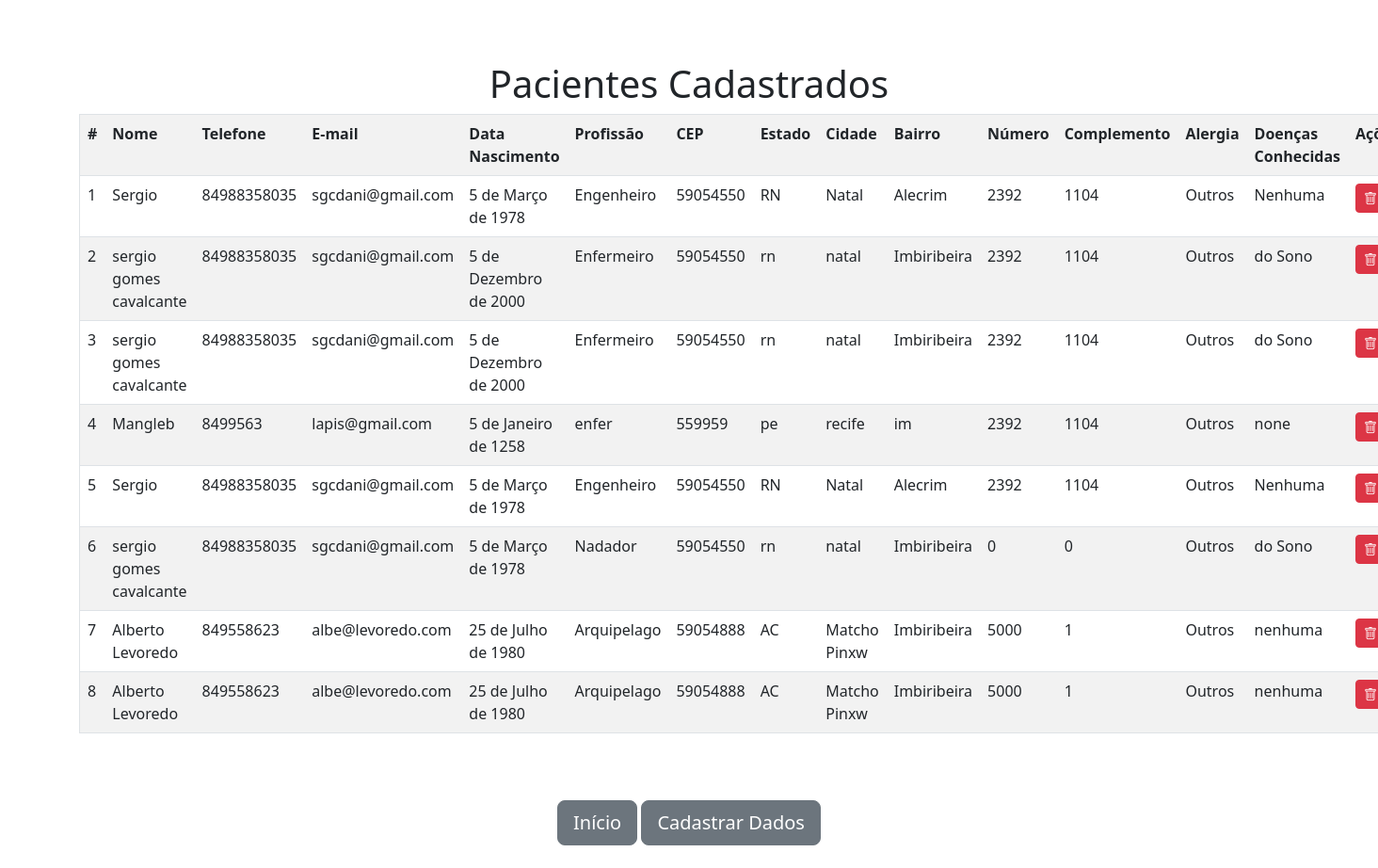
/listar_dados, run on the app's committed database.
### apps/CadastroUsuario/models.py (models this page shows)
class CadastroPacientes(models.Model):
    nome=models.CharField(
        max_length=120,
        null=False,
        blank=False
    )
    telefone=models.CharField(
        max_length=15,
        null=False,
        blank=False
    )
    email=models.EmailField(
        max_length=40,
        null=False,
        blank=False
    )
    data_nascimento=models.DateField(
        null=False,
        blank=False,
        default=timezone.now
    )
    profissao=models.CharField(
        max_length=40,
        null=False,
        blank=False
    )
    cep = models.CharField(
        max_length=9,
        null=True,
        blank=True
    )
    estado = models.CharField(
        max_length=2,
        null=True,
        blank=True
    )
    cidade = models.CharField(
        max_length=20,
        null=True,
        blank=True
    )
    bairro = models.CharField(
        max_length=20,
        null=True,
        blank=True
    )
    rua = models.CharField(
        max_length=20,
        null=True,
        blank=True
    )
    numero = models.IntegerField(
        null=True,
        blank=True
    )
    complemento = models.TextField(
        max_length=400,
        null=True,
        blank=True
    )
    alergia = models.CharField(
        max_length=400,
        null=False,
        blank=False
    )
    doencas_conhecidas = models.CharField(
        max_length=400,
        null=False,
        blank=False
    )

### apps/CadastroUsuario/views.py (the view)
# urls.py: path('listar_dados',listar_dados,name='listar_dados'),
def listar_dados(request):
    pacientes = CadastroPacientes.objects.all()
    return render(request,'Cadastro/listar_dados.html',{'Pacientes':pacientes})

### Templates/cadastro/listar_dados.html (shortened to what this page needs)
<!DOCTYPE html>
<html lang="pt-br">
<head>
    <link rel="stylesheet" href="https://cdn.jsdelivr.net/npm/bootstrap@5.3.0/dist/css/bootstrap.min.css">
    <link rel="stylesheet" href="https://cdn.jsdelivr.net/npm/bootstrap-icons@1.11.0/font/bootstrap-icons.css">
</head>
<body class="container">
    <h1 style = "text-align: center;margin-top: 5%;"	>Pacientes Cadastrados</h1>
    <table border = 1 class="table table-striped table-hover ">
        <thead>
          <tbody>
              <tr>
                  <th>#</th>
                  <th>Nome</th>
                  <th>Telefone</th>
                  <th>E-mail</th>
                  <th>Data Nascimento</th>
                  <th>Profissão</th>
                  <th>CEP</th>
                  <th>Estado</th>
                  <th>Cidade</th>
                  <th>Bairro</th>
                  <th>Número</th>
                  <th>Complemento</th>
                  <th>Alergia</th>
                  <th>Doenças Conhecidas</th>
                  <th>Ações</th>
                  {% for paciente in Pacientes %}
                    <tr>
                        <td>{{ paciente.id }}</td>
                        <td>{{ paciente.nome }}</td>
                        <td>{{ paciente.telefone }}</td>
                        <td>{{ paciente.email }}</td>
                        <td>{{ paciente.data_nascimento }}</td>
                        <td>{{ paciente.profissao }}</td>
                        <td>{{ paciente.cep }}</td>
                        <td>{{ paciente.estado }}</td>
                        <td>{{ paciente.cidade }}</td>
                        <td>{{ paciente.bairro }}</td>
                        <td>{{ paciente.numero }}</td>
                        <td>{{ paciente.complemento }}</td>
                        <td>{{ paciente.alergia }}</td>
                        <td>{{ paciente.doencas_conhecidas }}</td>
                        <td>
                            <a href="{% url 'remover' paciente.id %}" class="btn btn-danger btn-sm">
                            <i class="bi bi-trash"></i>
                            </a>
                        </td>
                    </tr>
                  {% endfor %}
              </tr>
          </tbody>
        </thead>
    </table>
    <div class = "mb-3 text-center">
        <a href= "{% url 'index' %}" class="form-label btn btn-lg btn-secondary " style="margin-top: 55px;">Início</a>
        <a href="{% url 'cadastrar_paciente' %}" class=" form-label btn btn-lg btn-secondary " style="margin-top: 55px;">Cadastrar Dados</a>
    </div>
</body>
</html>

### data on the page
CadastroPacientes: id "1", nome "Sergio", telefone "84988358035", email "sgcdani@gmail.com", data_nascimento "5 de Março de 1978", profissao "Engenheiro", cep "59054550", estado "RN", cidade "Natal", bairro "Alecrim", numero "2392", complemento "1104", alergia "Outros", doencas_conhecidas "Nenhuma"
CadastroPacientes: id "2", nome "sergio gomes cavalcante", telefone "84988358035", email "sgcdani@gmail.com", data_nascimento "5 de Dezembro de 2000", profissao "Enfermeiro", cep "59054550", estado "rn", cidade "natal", bairro "Imbiribeira", numero "2392", complemento "1104", alergia "Outros", doencas_conhecidas "do Sono"
CadastroPacientes: id "3", nome "sergio gomes cavalcante", telefone "84988358035", email "sgcdani@gmail.com", data_nascimento "5 de Dezembro de 2000", profissao "Enfermeiro", cep "59054550", estado "rn", cidade "natal", bairro "Imbiribeira", numero "2392", complemento "1104", alergia "Outros", doencas_conhecidas "do Sono"
CadastroPacientes: id "4", nome "Mangleb", telefone "8499563", email "lapis@gmail.com", data_nascimento "5 de Janeiro de 1258", profissao "enfer", cep "559959", estado "pe", cidade "recife", bairro "im", numero "2392", complemento "1104", alergia "Outros", doencas_conhecidas "none"
CadastroPacientes: id "5", nome "Sergio", telefone "84988358035", email "sgcdani@gmail.com", data_nascimento "5 de Março de 1978", profissao "Engenheiro", cep "59054550", estado "RN", cidade "Natal", bairro "Alecrim", numero "2392", complemento "1104", alergia "Outros", doencas_conhecidas "Nenhuma"
CadastroPacientes: id "6", nome "sergio gomes cavalcante", telefone "84988358035", email "sgcdani@gmail.com", data_nascimento "5 de Março de 1978", profissao "Nadador", cep "59054550", estado "rn", cidade "natal", bairro "Imbiribeira", numero "0", complemento "0", alergia "Outros", doencas_conhecidas "do Sono"
CadastroPacientes: id "7", nome "Alberto Levoredo", telefone "849558623", email "albe@levoredo.com", data_nascimento "25 de Julho de 1980", profissao "Arquipelago", cep "59054888", estado "AC", cidade "Matcho Pinxw", bairro "Imbiribeira", numero "5000", complemento "1", alergia "Outros", doencas_conhecidas "nenhuma"
CadastroPacientes: id "8", nome "Alberto Levoredo", telefone "849558623", email "albe@levoredo.com", data_nascimento "25 de Julho de 1980", profissao "Arquipelago", cep "59054888", estado "AC", cidade "Matcho Pinxw", bairro "Imbiribeira", numero "5000", complemento "1", alergia "Outros", doencas_conhecidas "nenhuma"
